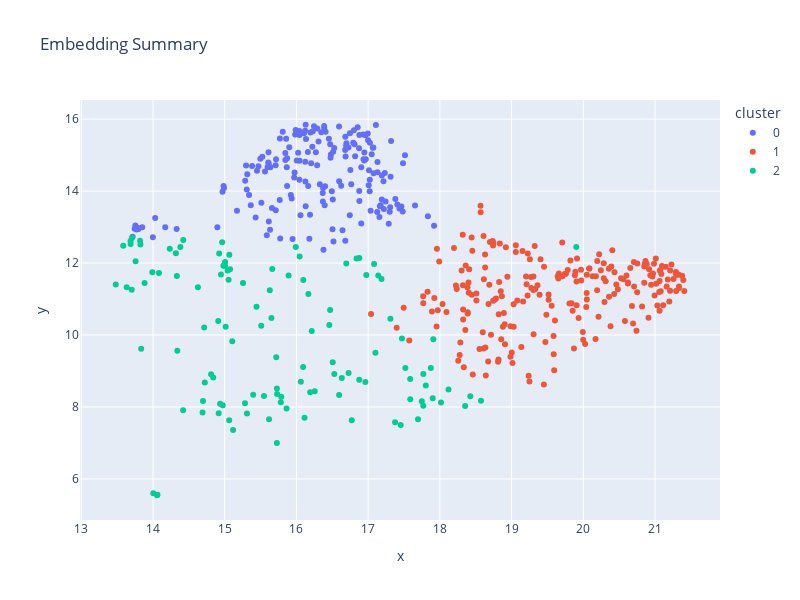

Notebook code for this chart:
### Code cell
new_fig_kmeans, dff = data_visualization.embedding_scatter_plot(new_df_for_kmeans)
new_fig_kmeans.show()
